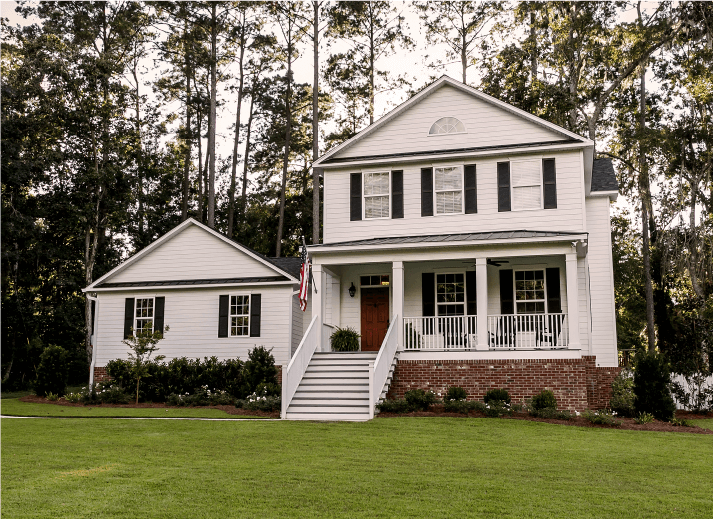
#> input picture source/house.png, 713 x 519 px
$ python Lab01_Edge_Detection_OpenCV.py   (older library calls are emulated)
#> lines starting #> are read from the running program, lines starting #| are printed output that depends on the picture
import cv2
import numpy as np
import math
import matplotlib.pyplot as plt


#Sử dụng các hàm trong OpenCV để phát hiện biên cạnh

# Đọc ảnh
img = cv2.imread('house.png', cv2.IMREAD_GRAYSCALE)
#> img: shape (519, 713); min 0, max 254, mean 113.1

imgColor = cv2.imread('house.png', cv2.IMREAD_COLOR)
#> imgColor is the input picture: shape (519, 713, 3); mean B, G, R 90.6, 113.5, 118.9
imgColor = cv2.cvtColor(imgColor, cv2.COLOR_BGR2RGB)


# Toán tử Gradient dùng mặt nạ Roberts
roberts_x = cv2.filter2D(img, cv2.CV_64F, np.array([[1, 0], [0, -1]])) #X-axis
roberts_y = cv2.filter2D(img, cv2.CV_64F, np.array([[0, 1], [-1, 0]])) #Y-axis
edge_image_roberts = np.sqrt(roberts_x**2 + roberts_y**2) # Tính độ lớn của đạo hàm
# Chuyển đổi giá trị độ lớn về định dạng uint8 để có thể hiển thị
edge_image_roberts = np.uint8(edge_image_roberts)
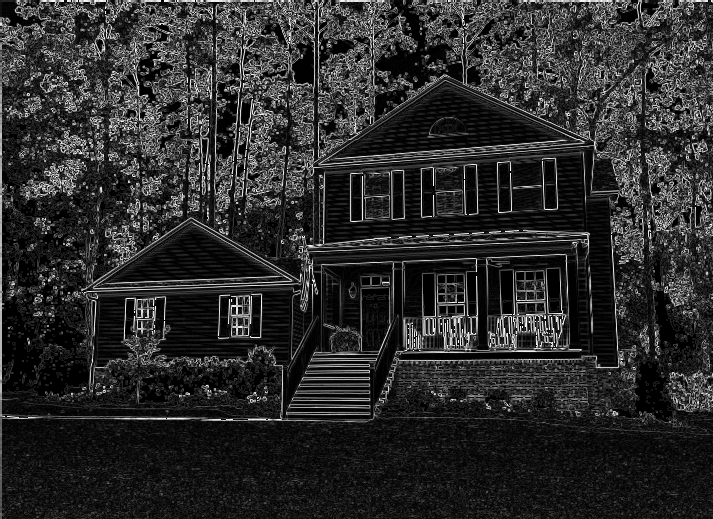
#> edge_image_roberts: shape (519, 713); min 0, max 255, mean 43.6


# Toán tử Gradient dùng mặt nạ Sobel
sobelx = cv2.Sobel(img, cv2.CV_64F, 1, 0, ksize=3) #X-axis
sobely = cv2.Sobel(img, cv2.CV_64F, 0, 1, ksize=3) #Y-axis
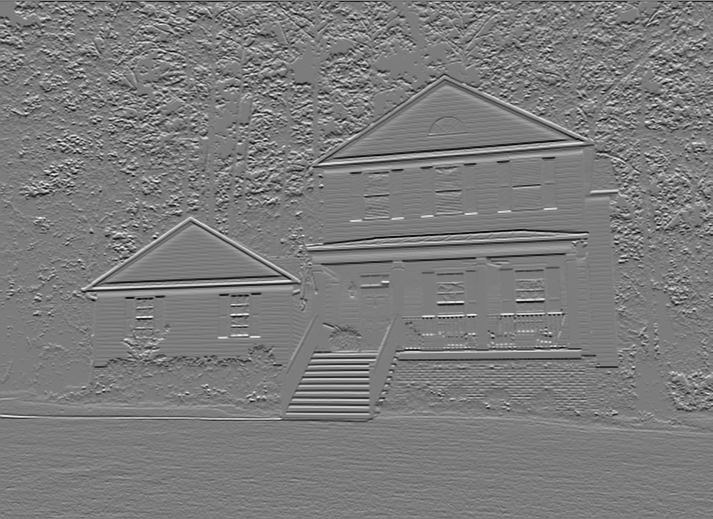
#> sobely: shape (519, 713) float64; min -880, max 924, mean -0.9; drawn with min black and max white
edge_image_sobel = np.sqrt(sobelx**2 + sobely**2)# Tính độ lớn của đạo hàm
# Chuyển đổi giá trị độ lớn về định dạng uint8 để có thể hiển thị
edge_image_sobel = np.uint8(edge_image_sobel)


# Toán tử Gradient dùng mặt nạ Prewitt
prewittx = cv2.filter2D(img, cv2.CV_64F, np.array([[-1, 0, 1], [-1, 0, 1], [-1, 0, 1]])) #X-axis
prewitty = cv2.filter2D(img, cv2.CV_64F, np.array([[-1, -1, -1], [0, 0, 0], [1, 1, 1]])) #Y-axis
edge_image_prewitt = np.sqrt(prewittx**2 + prewitty**2)# Tính độ lớn của đạo hàm
# Chuyển đổi giá trị độ lớn về định dạng uint8 để có thể hiển thị
edge_image_prewitt = np.uint8(edge_image_prewitt)

# Tạo figure thứ 1

plt.figure(figsize = (12, 12))
plt.subplot(2, 2, 1)
plt.imshow(imgColor, cmap='gray')
plt.title('Original Image')

plt.subplot(2, 2, 2)
plt.imshow(edge_image_roberts, cmap='gray')
plt.title('Roberts Edge Image')

plt.subplot(2, 2, 3)
plt.imshow(edge_image_sobel, cmap='gray')
plt.title('Sobel Edge image')

plt.subplot(2, 2, 4)
plt.imshow(edge_image_prewitt, cmap='gray')
plt.title('Prewitt Edge Image')

plt.suptitle('Figure 1: Roberts, Sobel, Prewitt')
plt.show()

# Toán tử Gradient dùng mặt nạ Frei-Chen
# Định nghĩa mặt nạ Frei-Chen
frei_chen_mask_x = np.array([[-1, -np.sqrt(2), -1], [0, 0, 0], [1, np.sqrt(2), 1]]) #Cho X-axis
frei_chen_mask_y = np.array([[-1, 0, 1], [-np.sqrt(2), 0, np.sqrt(2)], [-1, 0, 1]]) #Cho Y-axis
# Dùng mặt nạ Frei-Chen theo chiều ngang và dọc
frei_chen_x = cv2.filter2D(img, cv2.CV_64F, frei_chen_mask_x) #X-axis
frei_chen_y = cv2.filter2D(img, cv2.CV_64F, frei_chen_mask_y) #Y-axis
edge_image_frei_chen = np.sqrt(frei_chen_x**2 + frei_chen_y**2)# Tính độ lớn của đạo hàm
# Chuyển đổi giá trị độ lớn về định dạng uint8 để có thể hiển thị
edge_image_frei_chen = np.uint8(edge_image_frei_chen)
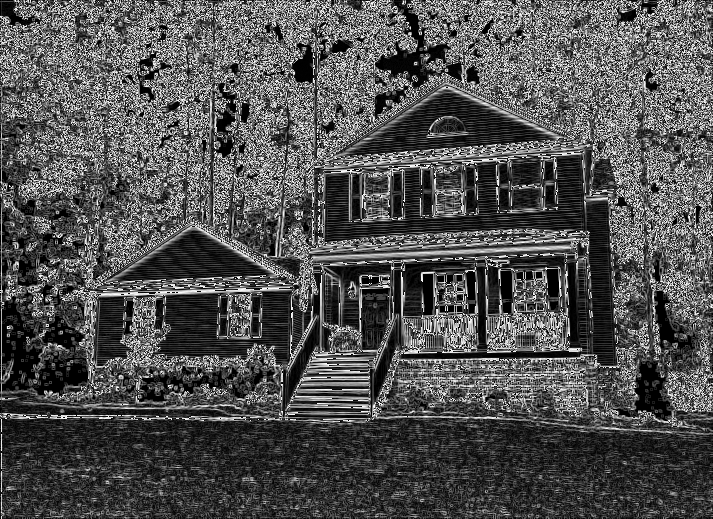
#> edge_image_frei_chen: shape (519, 713); min 0, max 255, mean 81.1


# Toán tử Laplace
laplace = cv2.Laplacian(img, cv2.CV_64F)# Dùng mặt nạ Laplace
# Chuyển đổi giá trị độ lớn về định dạng uint8 để có thể hiển thị
laplace = np.uint8(np.abs(laplace))
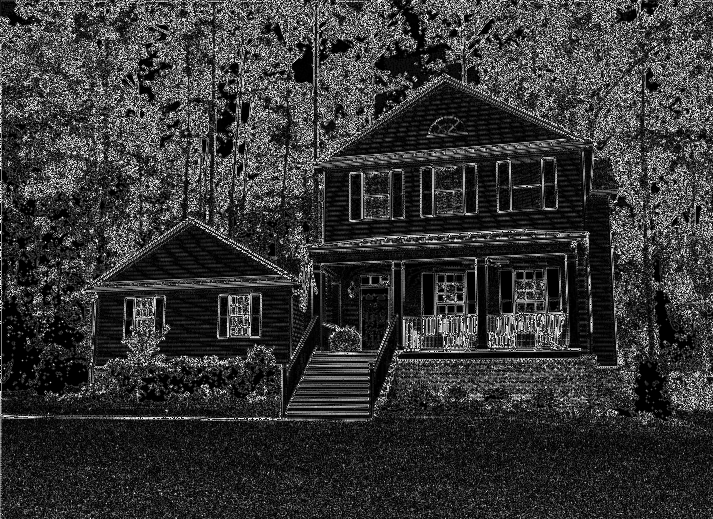
#> laplace: shape (519, 713); min 0, max 255, mean 53.7

# Toán tử Laplace of Gaussian
img_smoothed = cv2.GaussianBlur(img, (5, 5), 0) # Dùng bộ lọc Gaussian
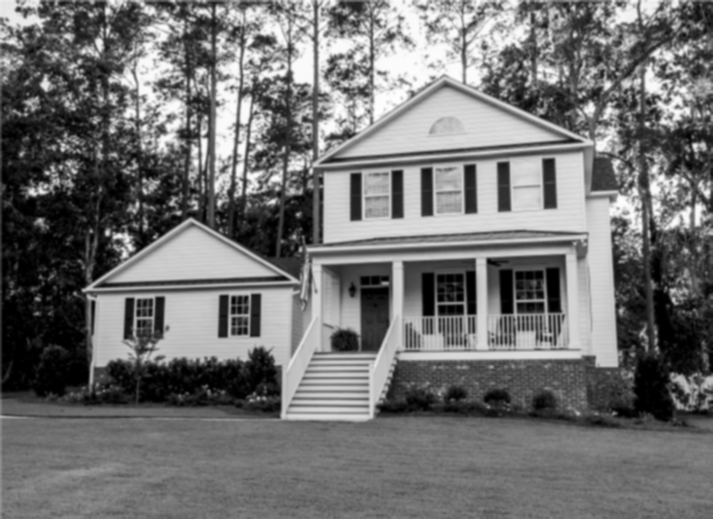
#> img_smoothed: shape (519, 713); min 0, max 254, mean 113
laplacian = cv2.Laplacian(img_smoothed, cv2.CV_64F) # Dùng mặt nạ Laplace
# Chuyển đổi giá trị độ lớn về định dạng uint8 để có thể hiển thị
laplacian = np.uint8(np.abs(laplacian))
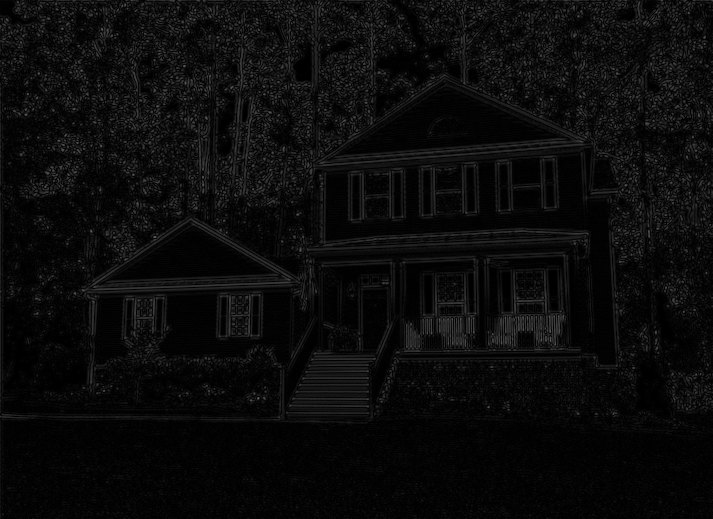
#> laplacian: shape (519, 713); min 0, max 95, mean 11


plt.figure(figsize=(12, 12))

plt.subplot(2, 2, 1)
plt.imshow(imgColor, cmap='gray')
plt.title('Original Image')

plt.subplot(2, 2, 2)
plt.imshow(edge_image_frei_chen, cmap='gray')
plt.title('Frei-chen Edge Image')

plt.subplot(2, 2, 3)
plt.imshow(laplace, cmap='gray')
plt.title('Laplace Edge Image')

plt.subplot(2, 2, 4)
plt.imshow(laplacian, cmap='gray')
plt.title('Laplace of Gaussian Edge Image')

plt.suptitle('Figure 2: Frei-chen, Laplace, Laplace of Gaussian')
plt.show()


# Áp dụng phương pháp Canny
edge_image_canny = cv2.Canny(img, 50, 150)
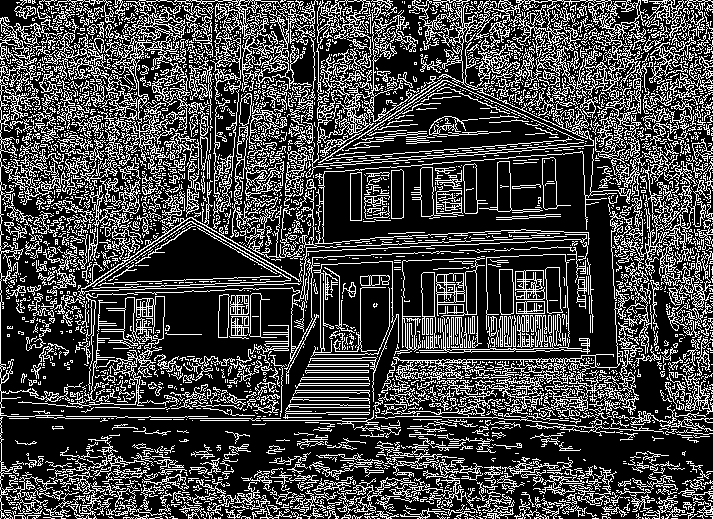
#> edge_image_canny: shape (519, 713); 26.9% white in thin lines or dots

plt.subplot(1, 2, 1)
plt.imshow(imgColor, cmap='gray')
plt.title('Original Image')

plt.subplot(1, 2, 2)
plt.imshow(edge_image_canny, cmap='gray')
plt.title('Canny Edge Image')

plt.suptitle('Figure 3: Original & Canny')
plt.show()

$ run again, with source/cold.png copied over source/house.png
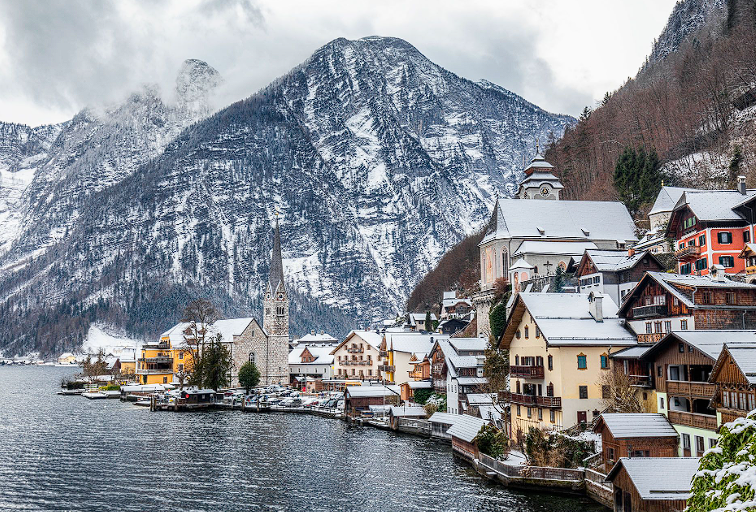
#> input picture source/cold.png, 756 x 512 px
#> imgColor is the input picture: shape (512, 756, 3); mean B, G, R 147.2, 140.7, 136.8
#> `laplacian = np.uint8(np.abs(laplacian))`:
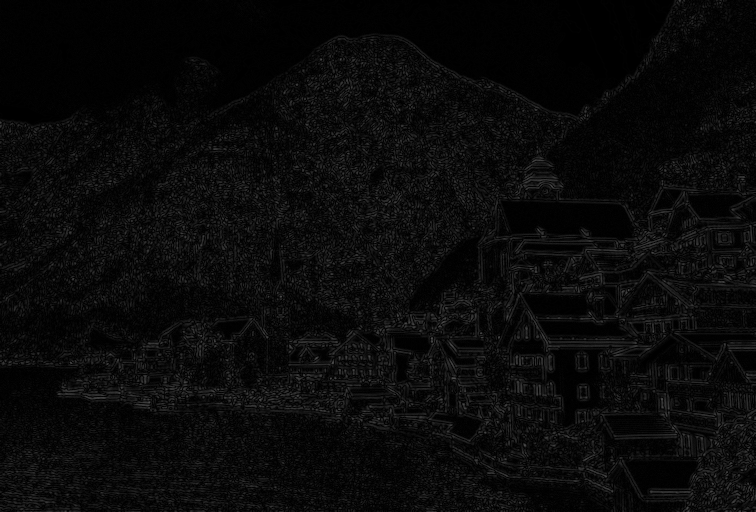
#> laplacian: shape (512, 756); min 0, max 77, mean 9.9
#> `edge_image_canny = cv2.Canny(img, 50, 150)`:
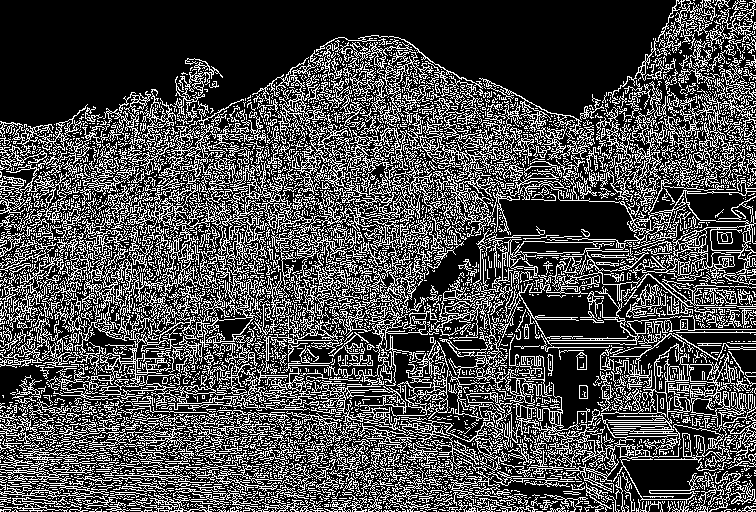
#> edge_image_canny: shape (512, 756); 28.9% white in thin lines or dots

$ run again, with source/dogdoin.png copied over source/house.png
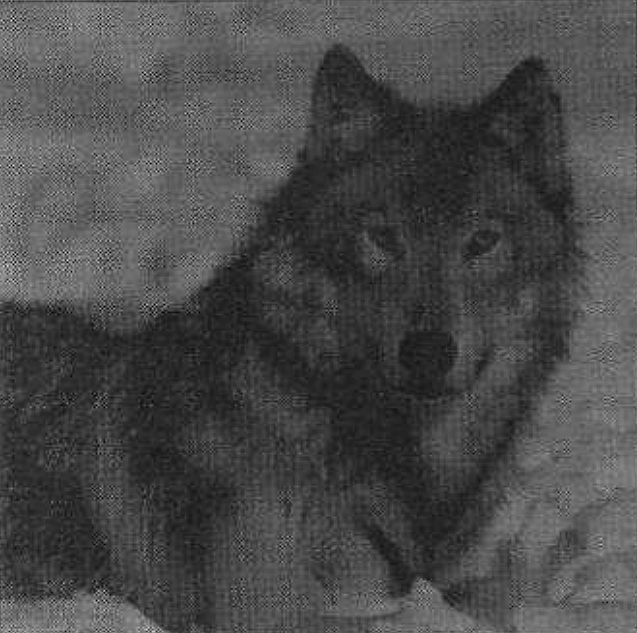
#> input picture source/dogdoin.png, 637 x 633 px
#> img is the input picture: shape (633, 637); min 0, max 240, mean 73.9
#> `edge_image_frei_chen = np.uint8(edge_image_frei_chen)`:
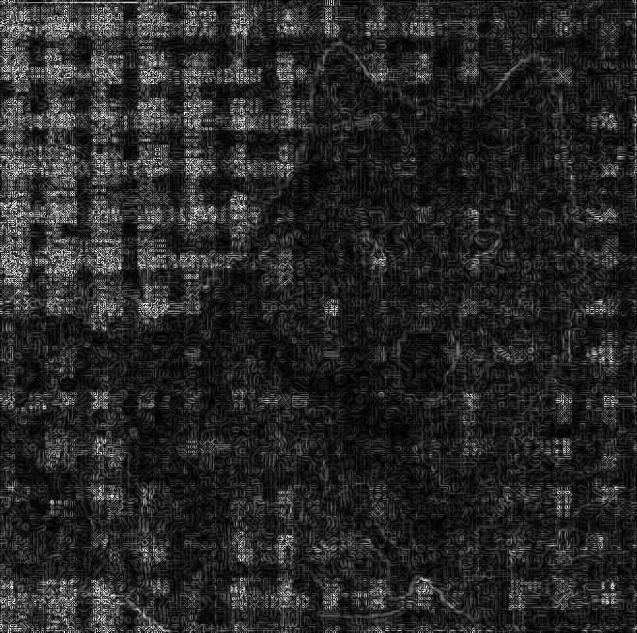
#> edge_image_frei_chen: shape (633, 637); min 0, max 255, mean 39.4
#> `edge_image_canny = cv2.Canny(img, 50, 150)`:
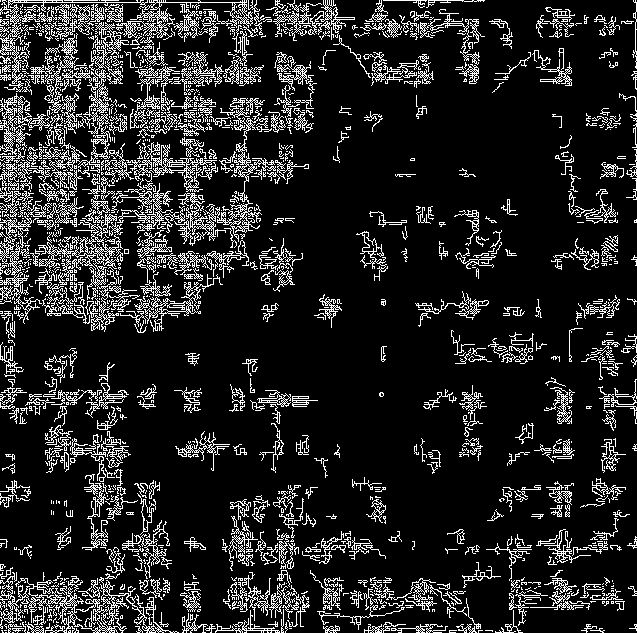
#> edge_image_canny: shape (633, 637); 14.2% white in thin lines or dots

$ run again, with source/ex.png copied over source/house.png
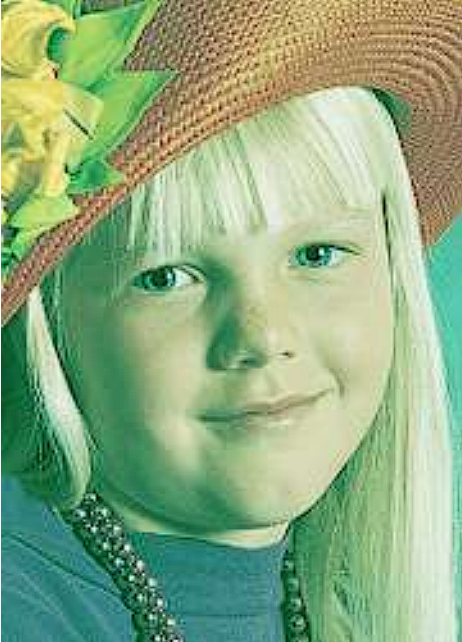
#> input picture source/ex.png, 462 x 642 px
#> imgColor is the input picture: shape (642, 462, 3); mean B, G, R 129.1, 171.7, 141.4
#> `edge_image_canny = cv2.Canny(img, 50, 150)`:
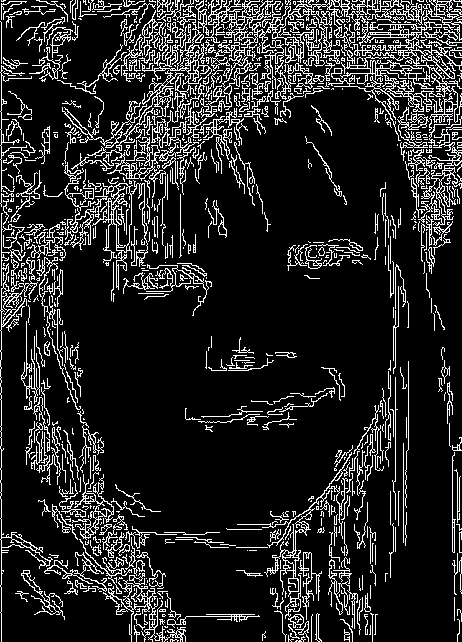
#> edge_image_canny: shape (642, 462); 14.7% white in thin lines or dots
